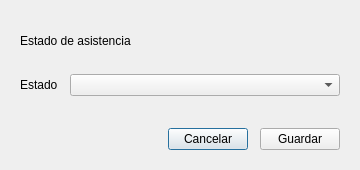
<?xml version="1.0" encoding="UTF-8"?>
<ui version="4.0">
 <class>DialogoEstado</class>
 <widget class="QDialog" name="DialogoEstado">
  <property name="geometry">
   <rect>
    <x>0</x>
    <y>0</y>
    <width>360</width>
    <height>170</height>
   </rect>
  </property>
  <property name="windowTitle">
   <string>Cambiar estado</string>
  </property>
  <property name="modal">
   <bool>true</bool>
  </property>
  <layout class="QVBoxLayout" name="layout_principal">
   <property name="spacing">
    <number>12</number>
   </property>
   <property name="leftMargin">
    <number>20</number>
   </property>
   <property name="topMargin">
    <number>20</number>
   </property>
   <property name="rightMargin">
    <number>20</number>
   </property>
   <property name="bottomMargin">
    <number>20</number>
   </property>
   <item>
    <widget class="QLabel" name="label_titulo">
     <property name="text">
      <string>Estado de asistencia</string>
     </property>
    </widget>
   </item>
   <item>
    <layout class="QFormLayout" name="layout_campos">
     <item row="0" column="0">
      <widget class="QLabel" name="label_estado">
       <property name="text">
        <string>Estado</string>
       </property>
      </widget>
     </item>
     <item row="0" column="1">
      <widget class="QComboBox" name="comboBox_estado"/>
     </item>
    </layout>
   </item>
   <item>
    <layout class="QHBoxLayout" name="layout_botones">
     <item>
      <spacer name="espaciador_botones">
       <property name="orientation">
        <enum>Qt::Horizontal</enum>
       </property>
       <property name="sizeHint" stdset="0">
        <size>
         <width>40</width>
         <height>20</height>
        </size>
       </property>
      </spacer>
     </item>
     <item>
      <widget class="QPushButton" name="pushButton_cancelar">
       <property name="text">
        <string>Cancelar</string>
       </property>
      </widget>
     </item>
     <item>
      <widget class="QPushButton" name="pushButton_guardar">
       <property name="text">
        <string>Guardar</string>
       </property>
      </widget>
     </item>
    </layout>
   </item>
  </layout>
 </widget>
 <resources/>
 <connections/>
</ui>
